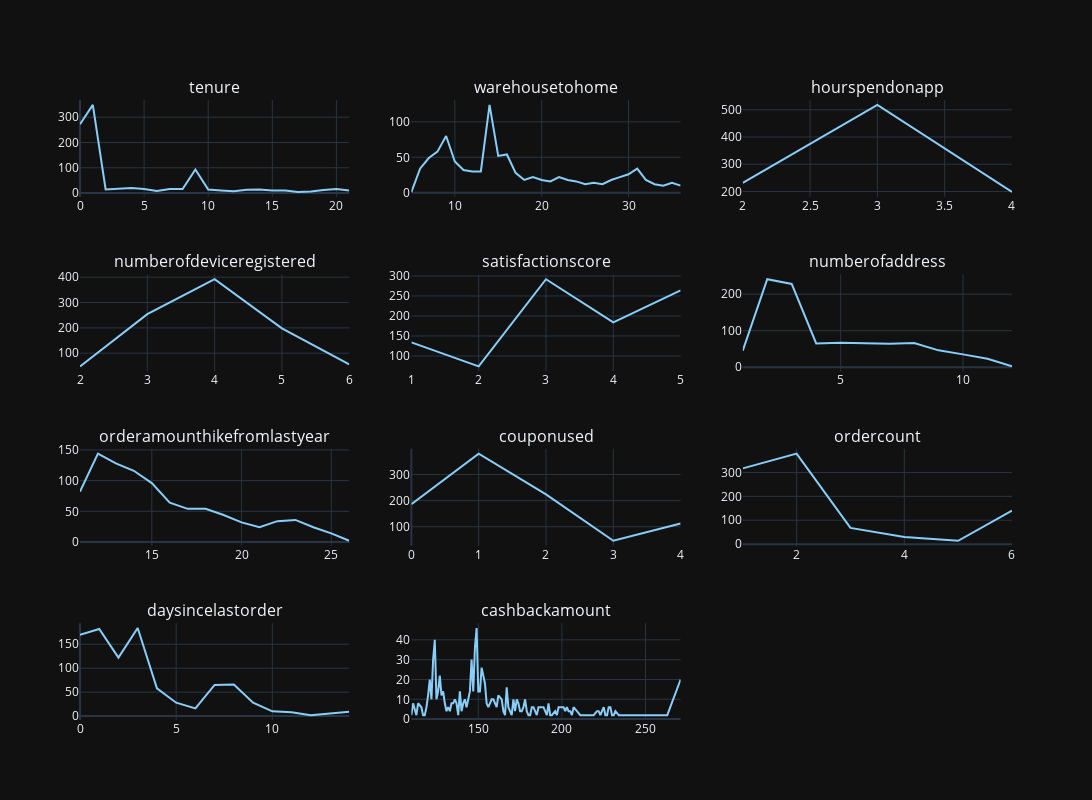

Notebook source saved alongside this figure:
### Code cell
import plotly.graph_objects as go
from plotly.subplots import make_subplots
import pandas as pd

# Assuming churned_customers is your churned_customersFrame and d is the dictionary to store the churned_customersframes
d = {}

# Running loop for calculating and storing the values in the relevant churned_customersframes
for i in churned_customers.columns:
    churn_sum = churned_customers.groupby(i).churn.sum().rename('Customers_churned')
    
    d[i] = pd.concat([churn_sum], axis=1)
    d[i].reset_index(level=0, inplace=True)
    d[i] = d[i].rename(columns={'index': i})

def analysis_chart_plotly(variable):
    """Faster and more efficient than the previous version"""
    churned_customers = d[variable]
    traces = [
        go.Scatter(
            x=churned_customers[variable],
            y=churned_customers['Customers_churned'],
            mode='lines',
            name='Customers churned',
            line=dict(color='lightskyblue')
        )
    ]
    
    return traces

# Create subplots
fig = make_subplots(rows=4, cols=3, subplot_titles=numeric_churned_customers.columns)

for i, col in enumerate(numeric_churned_customers.columns):
    traces = analysis_chart_plotly(col)
    for trace in traces:
        fig.add_trace(trace, row=i//3+1, col=i%3+1)

fig.update_layout(height=800, width=1400, template='plotly_dark',showlegend=False)
fig.show()

### Figure 1 — Plotly figure (JSON) as saved in the notebook; plotly's stock layout.template omitted (floating-point values rounded to 4 significant figures)
{"data": [{"line": {"color": "lightskyblue"}, "mode": "lines", "name": "Customers churned", "type": "scatter", "x": [0, 1, 2, 3, 4, 5, 6, 7, 8, 9, 10, 11, 12, 13, 14, 15, 16, 17, 18, 19, 20, 21], "xaxis": "x", "y": [272, 349, 14, 18, 20, 16, 8, 16, 16, 93, 14, 10, 7, 13, 14, 10, 10, 4, 6, 12, 16, 10], "yaxis": "y"}, {"line": {"color": "lightskyblue"}, "mode": "lines", "name": "Customers churned", "type": "scatter", "x": [5, 6, 7, 8, 9, 10, 11, 12, 13, 14, 15, 16, 17, 18, 19, 20, 21, 22, 23, 24, 25, 26, 27, 28, 29, 30, 31, 32, 33, 34, 35, 36], "xaxis": "x2", "y": [1, 34, 49, 58, 80, 44, 32, 30, 30, 124, 52, 54, 28, 18, 22, 18, 16, 22, 18, 16, 12, 14, 12, 18, 22, 26, 34, 18, 12, 10, 14, 10], "yaxis": "y2"}, {"line": {"color": "lightskyblue"}, "mode": "lines", "name": "Customers churned", "type": "scatter", "x": [2, 3, 4], "xaxis": "x3", "y": [232, 518, 198], "yaxis": "y3"}, {"line": {"color": "lightskyblue"}, "mode": "lines", "name": "Customers churned", "type": "scatter", "x": [2, 3, 4, 5, 6], "xaxis": "x4", "y": [48, 254, 392, 198, 56], "yaxis": "y4"}, {"line": {"color": "lightskyblue"}, "mode": "lines", "name": "Customers churned", "type": "scatter", "x": [1, 2, 3, 4, 5], "xaxis": "x5", "y": [134, 74, 292, 184, 264], "yaxis": "y5"}, {"line": {"color": "lightskyblue"}, "mode": "lines", "name": "Customers churned", "type": "scatter", "x": [1, 2, 3, 4, 5, 6, 7, 8, 9, 10, 11, 12], "xaxis": "x6", "y": [45, 241, 228, 65, 67, 66, 64, 66, 46, 35, 23, 2], "yaxis": "y6"}, {"line": {"color": "lightskyblue"}, "mode": "lines", "name": "Customers churned", "type": "scatter", "x": [11, 12, 13, 14, 15, 16, 17, 18, 19, 20, 21, 22, 23, 24, 25, 26], "xaxis": "x7", "y": [82, 144, 128, 116, 96, 64, 54, 54, 44, 32, 24, 34, 36, 24, 14, 2], "yaxis": "y7"}, {"line": {"color": "lightskyblue"}, "mode": "lines", "name": "Customers churned", "type": "scatter", "x": [0, 1, 2, 3, 4], "xaxis": "x8", "y": [186, 380, 224, 46, 112], "yaxis": "y8"}, {"line": {"color": "lightskyblue"}, "mode": "lines", "name": "Customers churned", "type": "scatter", "x": [1, 2, 3, 4, 5, 6], "xaxis": "x9", "y": [317, 379, 68, 30, 14, 140], "yaxis": "y9"}, {"line": {"color": "lightskyblue"}, "mode": "lines", "name": "Customers churned", "type": "scatter", "x": [0, 1, 2, 3, 4, 5, 6, 7, 8, 9, 10, 11, 12, 14], "xaxis": "x10", "y": [170, 182, 122, 184, 58, 28, 16, 65, 66, 28, 10, 8, 2, 9], "yaxis": "y10"}, {"line": {"color": "lightskyblue"}, "mode": "lines", "name": "Customers churned", "type": "scatter", "x": [110, 111, 113, 114, 116, 117, 118, 119, 120, 121, 122, 123, 124, 125, 126, 127, 128, 129, 130, 131, 132, 133, 134, 135, 136, 137, 138, 139, 140, 141, 142, 143, 144, 145, 146, 147, 148, 149, 150, 151, 152, 153, 154, 155, 156, 157, 158, 159, 160, 161, 162, 164, 165, 166, 167, 168, 169, 170, 171, 172, 173, 174, 175, 176, 177, 178, 179, 180, 181, 182, 183, 184, 185, 186, 187, 189, 191, 192, 193, 194, 196, 197, 198, 199, 200, 201, 202, 203, 204, 205, 206, 207, 209, 211, 212, 214, 216, 218, 219, 221, 222, 223, 224, 225, 226, 227, 228, 229, 230, 231, 232, 234, 236, 237, 238, 243, 247, 254, 257, 261, 262, 263, 271], "xaxis": "x11", "y": [2, 8, 2, 8, 6, 2, 2, 6, 12, 20, 10, 30, 40, 10, 14, 22, 12, 14, 8, 4, 6, 4, 8, 8, 10, 8, 2, 14, 4, 8, 10, 6, 10, 14, 30, 14, 36, 46, 14, 14, 26, 22, 18, 8, 6, 8, 10, 10, 8, 6, 12, 10, 4, 2, 16, 6, 4, 2, 10, 4, 10, 8, 4, 4, 6, 10, 4, 2, 2, 6, 6, 4, 2, 6, 6, 6, 2, 8, 2, 2, 4, 2, 6, 6, 6, 6, 4, 6, 4, 4, 2, 6, 4, 2, 2, 2, 2, 2, 2, 4, 4, 2, 4, 6, 2, 2, 6, 6, 2, 2, 4, 2, 2, 2, 2, 2, 2, 2, 2, 2, 2, 2, 20], "yaxis": "y11"}], "layout": {"annotations": [{"font": {"size": 16}, "showarrow": false, "text": "tenure", "x": 0.1444, "xanchor": "center", "xref": "paper", "y": 1, "yanchor": "bottom", "yref": "paper"}, {"font": {"size": 16}, "showarrow": false, "text": "warehousetohome", "x": 0.5, "xanchor": "center", "xref": "paper", "y": 1, "yanchor": "bottom", "yref": "paper"}, {"font": {"size": 16}, "showarrow": false, "text": "hourspendonapp", "x": 0.8556, "xanchor": "center", "xref": "paper", "y": 1, "yanchor": "bottom", "yref": "paper"}, {"font": {"size": 16}, "showarrow": false, "text": "numberofdeviceregistered", "x": 0.1444, "xanchor": "center", "xref": "paper", "y": 0.7188, "yanchor": "bottom", "yref": "paper"}, {"font": {"size": 16}, "showarrow": false, "text": "satisfactionscore", "x": 0.5, "xanchor": "center", "xref": "paper", "y": 0.7188, "yanchor": "bottom", "yref": "paper"}, {"font": {"size": 16}, "showarrow": false, "text": "numberofaddress", "x": 0.8556, "xanchor": "center", "xref": "paper", "y": 0.7188, "yanchor": "bottom", "yref": "paper"}, {"font": {"size": 16}, "showarrow": false, "text": "orderamounthikefromlastyear", "x": 0.1444, "xanchor": "center", "xref": "paper", "y": 0.4375, "yanchor": "bottom", "yref": "paper"}, {"font": {"size": 16}, "showarrow": false, "text": "couponused", "x": 0.5, "xanchor": "center", "xref": "paper", "y": 0.4375, "yanchor": "bottom", "yref": "paper"}, {"font": {"size": 16}, "showarrow": false, "text": "ordercount", "x": 0.8556, "xanchor": "center", "xref": "paper", "y": 0.4375, "yanchor": "bottom", "yref": "paper"}, {"font": {"size": 16}, "showarrow": false, "text": "daysincelastorder", "x": 0.1444, "xanchor": "center", "xref": "paper", "y": 0.1562, "yanchor": "bottom", "yref": "paper"}, {"font": {"size": 16}, "showarrow": false, "text": "cashbackamount", "x": 0.5, "xanchor": "center", "xref": "paper", "y": 0.1562, "yanchor": "bottom", "yref": "paper"}], "height": 800, "showlegend": false, "width": 1400, "xaxis": {"anchor": "y", "domain": [0, 0.2889]}, "xaxis10": {"anchor": "y10", "domain": [0, 0.2889]}, "xaxis11": {"anchor": "y11", "domain": [0.3556, 0.6444]}, "xaxis12": {"anchor": "y12", "domain": [0.7111, 1]}, "xaxis2": {"anchor": "y2", "domain": [0.3556, 0.6444]}, "xaxis3": {"anchor": "y3", "domain": [0.7111, 1]}, "xaxis4": {"anchor": "y4", "domain": [0, 0.2889]}, "xaxis5": {"anchor": "y5", "domain": [0.3556, 0.6444]}, "xaxis6": {"anchor": "y6", "domain": [0.7111, 1]}, "xaxis7": {"anchor": "y7", "domain": [0, 0.2889]}, "xaxis8": {"anchor": "y8", "domain": [0.3556, 0.6444]}, "xaxis9": {"anchor": "y9", "domain": [0.7111, 1]}, "yaxis": {"anchor": "x", "domain": [0.8438, 1]}, "yaxis10": {"anchor": "x10", "domain": [0, 0.1562]}, "yaxis11": {"anchor": "x11", "domain": [0, 0.1562]}, "yaxis12": {"anchor": "x12", "domain": [0, 0.1562]}, "yaxis2": {"anchor": "x2", "domain": [0.8438, 1]}, "yaxis3": {"anchor": "x3", "domain": [0.8438, 1]}, "yaxis4": {"anchor": "x4", "domain": [0.5625, 0.7188]}, "yaxis5": {"anchor": "x5", "domain": [0.5625, 0.7188]}, "yaxis6": {"anchor": "x6", "domain": [0.5625, 0.7188]}, "yaxis7": {"anchor": "x7", "domain": [0.2812, 0.4375]}, "yaxis8": {"anchor": "x8", "domain": [0.2812, 0.4375]}, "yaxis9": {"anchor": "x9", "domain": [0.2812, 0.4375]}}}
